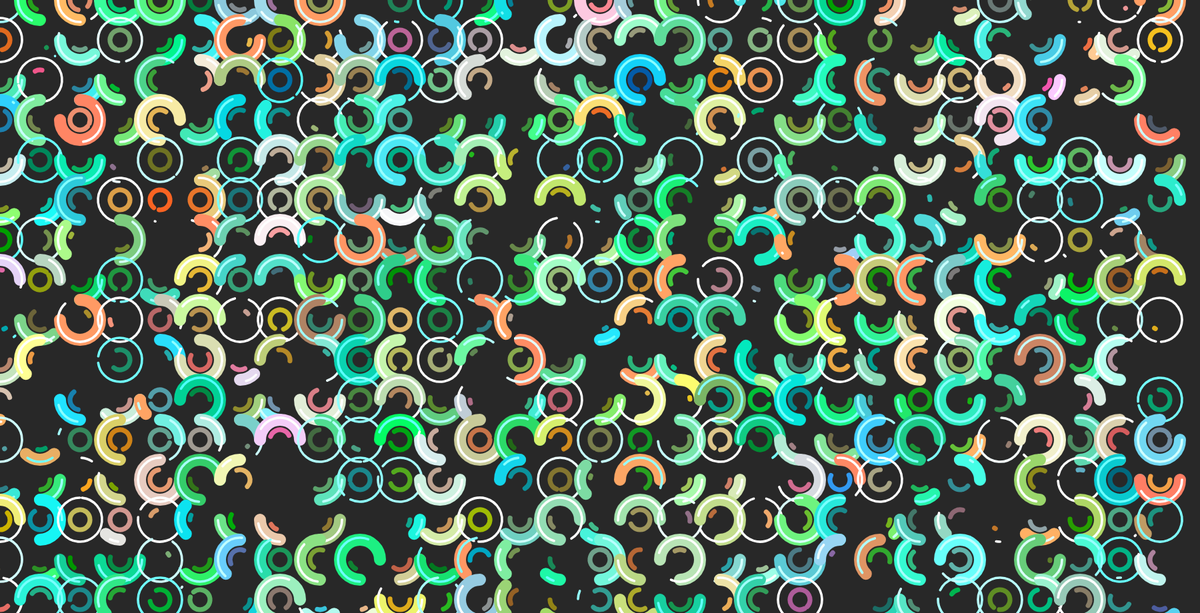
Frame 1 (no input)
Frame 60 (no input): identical to frame 1, image omitted
Frame 120 (the mouse pressed at the canvas centre since frame 60): identical to frame 1, image omitted

The p5.js sketch that drew this single still picture (run headless with seeded random() and noise() and a simulated clock; from frame 60 on, the mouse is pressed at the canvas centre):

// p5.js sketch
// ── sketch.js
let circles = [];
let globalGridSize = 60;
let circleDiameterMultiply = 1;
let granularityAnglesCircle = 2;
let fullCircle = granularityAnglesCircle * 2;
//TODO for interactive / animated: scale 2 from 0.5 to 4 slowly


function setup() {
    createCanvas(1800, 920);
    background(40);
    //Initialize grid of circles
    for (let i = 0; i < width; i += globalGridSize) {
        for (let k = 0; k < height; k += globalGridSize) {
            circles.push(new Circle(i, k, globalGridSize * circleDiameterMultiply));
        }
    }

    // Draw grid
    // for (let i = 0; i < width; i = i + globalGridSize) {
    //     for (let k = 0; k < height; k = k + globalGridSize) {
    //          line(k, i, k, height);
    //          line(i, k, width, k);
    //     }
    // }

    //Draw all circles
    for (let i = 0; i < circles.length; i++) {
        let circle = circles[i];
        
        let angleCircleStart = random(0, fullCircle);
        angleCircleStart = floor(angleCircleStart);
        
        let angleCircleStop = random(0, fullCircle);
        angleCircleStop = floor(angleCircleStop);

        //stop is always at least past anglestart (in counterclockiwse fashion)
        angleCircleStop += angleCircleStart;
        
        //the best setting is dividing the circle in quarters 
        //but to loosen it up, it is also nice to have it divided in eight segments sometimes
        let randomNum = random(1);
        if (randomNum < 0.6) {
            circle.display(angleCircleStart * PI / granularityAnglesCircle, angleCircleStop * PI / granularityAnglesCircle);
        }else{
            circle.display(angleCircleStart * PI / granularityAnglesCircle / 2, angleCircleStop * PI / granularityAnglesCircle / 2);
        } 
    }
}

function draw() {


}
// ── circle.js
let circleStrokeWeight = 18;
let highlightCircleScaleUpFactor = 1.1;

let innerCircleScaledDownFactor = 2;
let innerCircleStrokeWeightScaleFactor = innerCircleScaledDownFactor/5;
class Circle {
    constructor(x, y, diameter) {
        this.x = x;
        this.y = y;
        this.diameter = diameter;
    }

    display(startAngle, endAngle) {
        //DRAW
        //MAIN CIRCLE
        noFill();
        //color space is in green to blue
        let circleColor = color(random(255), random(200, 255), random(100, 255));
        stroke(circleColor);

        //we save the random color to re-use later for the inner circles but darker
        let r = red(circleColor);
        let g = green(circleColor);
        let b = blue(circleColor);

        //add something red 10% of the time
        if (random(1) > 0.9) {
            //stroke(random(200, 255), random(60, 120), random(40,80) );
            //stroke(250,99,190);
            stroke(r + random(100, 250), g - random(60, 90), 100);
        }
        strokeWeight(circleStrokeWeight);
        arc(this.x, this.y, this.diameter, this.diameter, startAngle, endAngle);

        //optional: draw lines in background color on top of each circle for nice texture
        // for (let i = 1; i < 20; i = i + 4) {
        //     stroke(50);
        //     let scaleThicknessWithGridSize = globalGridSize * 0.11;
        //
        //     strokeWeight(floor(random(1, 4)) - floor(i / 2));
        //     stroke(50);
        //    
        //     //Tried adding black strokes, but only works if they are drawn below everything else, would need to store everything arrays first
        //     let randomNum2 = random(1);
        //     if (randomNum2 < 0.2) {
        //         //stroke(50);
        //         //strokeWeight(2);
        //         //arc(this.x, this.y, this.diameter - i, this.diameter - i, startAngle + startAngle*0.5, endAngle + endAngle*0.5);
        //     }
        //     if (randomNum2 > 0.2 && randomNum2 <0.4) {
        //         //arc(this.x, this.y, this.diameter-(i*9.8), this.diameter-(i*9.8), startAngle + (startAngle * i/4),endAngle + (endAngle *i/4));
        //     }
        // }


        // INNER CIRCLE ------------
        strokeWeight(circleStrokeWeight * innerCircleStrokeWeightScaleFactor);
        // we change the color here based on the parent-circle and make it darker
        stroke(r - random(20), g - random(50, 120), b - 80);
        //10% of the time we shift hue strongly
        if (random(1) > 0.9) {
            stroke(r - random(220), g - random(50, 60), b - random(200));
        }

        //we want the inner circle to be rotated based on the original angle, and sometimes shorter/longer than the original 
        let startAngleRotatet = startAngle + startAngle * random(0.1, 0.5);
        let endAngleRotatet = endAngle + endAngle * random(-0.3, 0.6);
        arc(this.x, this.y, this.diameter / innerCircleScaledDownFactor, this.diameter / innerCircleScaledDownFactor, startAngleRotatet, endAngleRotatet);


        //HIGHLIGHTS ------------
        //based on the parent color we make it very bright most often
        strokeWeight(circleStrokeWeight * 0.2);
        stroke(r + random(70, 120), g + random(70, 120), b + 180);

        //we place the highlight sometimes before and sometimes after the end of the main circle to get a bit of a fluent effect
        //also sometimes there will be a white circle which feels like another (desolving) phase of main circle
        startAngleRotatet = startAngle + startAngle * random(-0.05, 0.251);
        endAngleRotatet = endAngle + endAngle * random(-0.2, 0.2);
        arc(this.x, this.y, this.diameter * highlightCircleScaleUpFactor, this.diameter * highlightCircleScaleUpFactor, startAngleRotatet, endAngleRotatet);

    }
}
